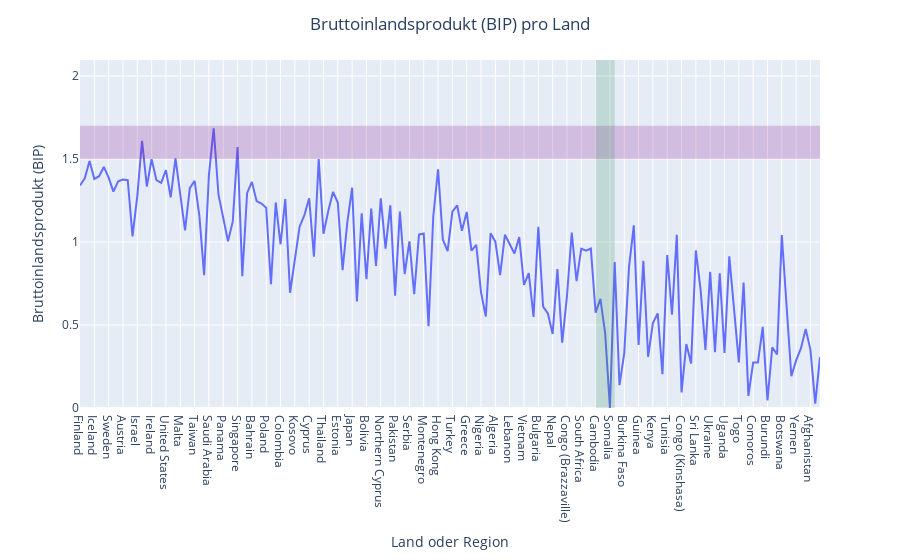

Notebook cell for this chart:
### Code cell
#Lineplot jahre 2019:Bruttoinlandsprodukt (BIP) pro Land
fig = px.line(data_2019,
        x="Country or region",
        y= "GDP per capita",
        range_y=[0, data_2018["GDP per capita"].max()])
fig.add_hrect(y0=1.5,
              y1=1.7,
              line_width=0,
              fillcolor="purple",
              opacity=0.2)
fig.add_vrect(x0="Namibia",
              x1="Cambodia",
              line_width=0,
              fillcolor="seagreen",
              opacity=0.2)
fig.update_layout(title="Bruttoinlandsprodukt (BIP) pro Land",
                  title_x = 0.5,
                  xaxis_title="Land oder Region",
                  yaxis_title="Bruttoinlandsprodukt (BIP)")

### Figure 1 — Plotly figure (JSON) as saved in the notebook; plotly's stock layout.template omitted (floating-point values rounded to 4 significant figures; data arrays with more than 128 entries replaced by an {"elided": "..."} marker saying what was removed)
{"data": [{"hovertemplate": "Country or region=%{x}<br>GDP per capita=%{y}<extra></extra>", "legendgroup": "", "line": {"color": "#636efa", "dash": "solid"}, "marker": {"symbol": "circle"}, "mode": "lines", "name": "", "orientation": "v", "showlegend": false, "type": "scatter", "x": {"elided": "156 str values"}, "xaxis": "x", "y": {"elided": "156 float values"}, "yaxis": "y"}], "layout": {"legend": {"tracegroupgap": 0}, "margin": {"t": 60}, "shapes": [{"fillcolor": "purple", "line": {"width": 0}, "opacity": 0.2, "type": "rect", "x0": 0, "x1": 1, "xref": "x domain", "y0": 1.5, "y1": 1.7, "yref": "y"}, {"fillcolor": "seagreen", "line": {"width": 0}, "opacity": 0.2, "type": "rect", "x0": "Namibia", "x1": "Cambodia", "xref": "x", "y0": 0, "y1": 1, "yref": "y domain"}], "title": {"text": "Bruttoinlandsprodukt (BIP) pro Land", "x": 0.5}, "xaxis": {"anchor": "y", "domain": [0, 1], "title": {"text": "Land oder Region"}}, "yaxis": {"anchor": "x", "domain": [0, 1], "range": [0, 2.096], "title": {"text": "Bruttoinlandsprodukt (BIP)"}}}}
